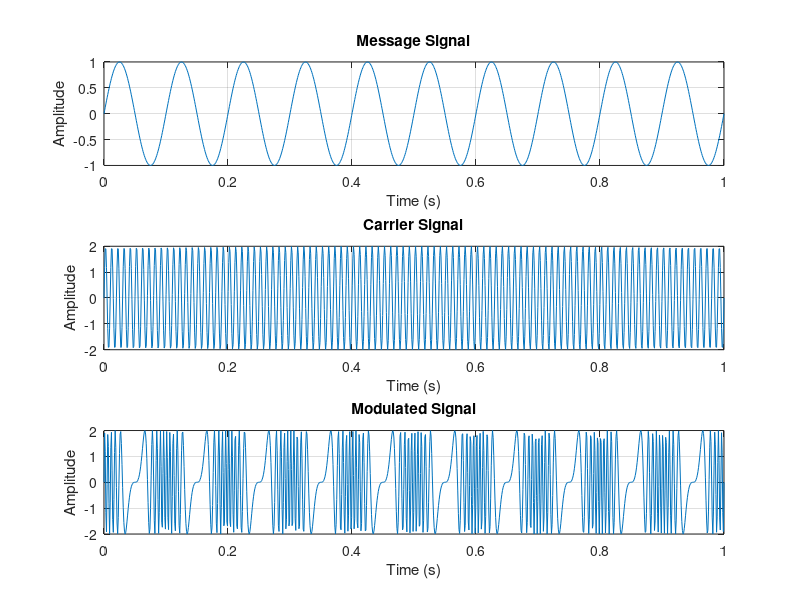
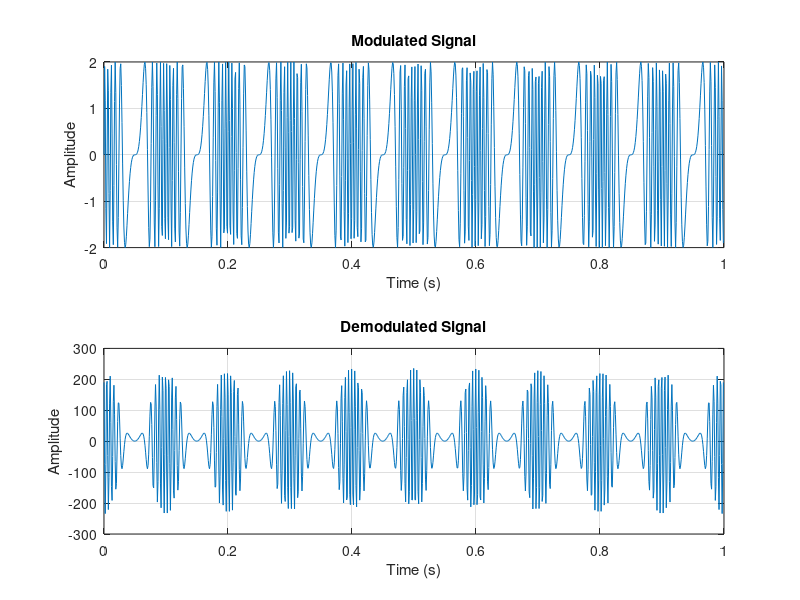

The MATLAB source for these figures, in order:
clear all;
clc;

% Time parameters
fs = 1000;                % Sampling frequency (Hz)
t = linspace(0, 1, fs);   % Time vector (0 to 1 second)

% Message signal parameters
fm = 10;                  % Message signal frequency (Hz)
Am = 1;                   % Message signal amplitude
message_signal = Am * sin(2*pi*fm.*t); % Message signal

% Carrier signal parameters
fc = 100;                 % Carrier signal frequency (Hz)
Ac = 2;                   % Carrier signal amplitude
carrier_signal = Ac * sin(2*pi*fc.*t); % Carrier signal

% Perform frequency modulation (FM)
kf = 10;                  % Frequency deviation constant
modulated_signal = Ac * sin(2*pi*fc.*t + kf * message_signal);

% Plotting
figure;
subplot(3,1,1);
plot(t, message_signal);
title('Message Signal');
xlabel('Time (s)');
ylabel('Amplitude');
grid on;

subplot(3,1,2);
plot(t, carrier_signal);
title('Carrier Signal');
xlabel('Time (s)');
ylabel('Amplitude');
grid on;

subplot(3,1,3);
plot(t, modulated_signal);
title('Modulated Signal');
xlabel('Time (s)');
ylabel('Amplitude');
grid on;

% Demodulate the modulated signal
demodulated_signal = diff(modulated_signal) * fs / kf;

% Plotting
figure;
subplot(2,1,1);
plot(t(1:end-1), modulated_signal(1:end-1));
title('Modulated Signal');
xlabel('Time (s)');
ylabel('Amplitude');
grid on;

subplot(2,1,2);
plot(t(1:end-1), demodulated_signal);
title('Demodulated Signal');
xlabel('Time (s)');
ylabel('Amplitude');
grid on;